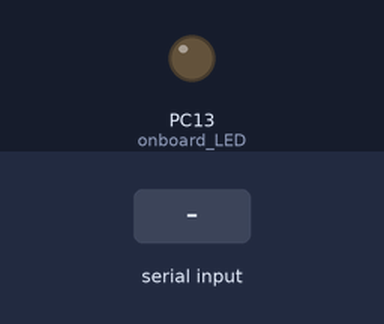
The sketch below on a simulated STM32 Black Pill. Parts: output pins drawn as LEDs (lit = HIGH). The inputs (shaded band) are chosen by the test bench. What the sketch prints to the serial monitor is not drawn.

Above: at 1.2 s.
1.3 s: "1" received over the second serial link
At 2.3 s:
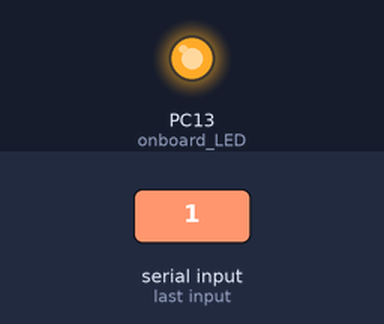
2.8 s: "0" received over the second serial link
At 3.5 s:
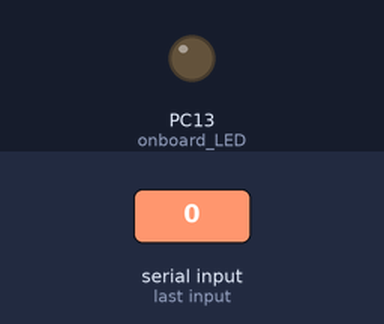
4.3 s: "2" received over the second serial link
At 4.6 s:
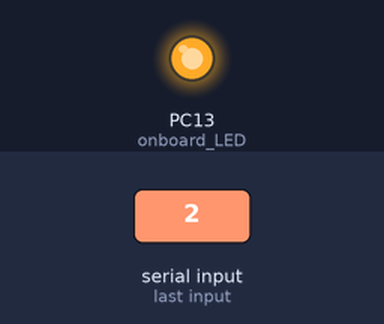
Timing chart, 0 to 7.3 s (numbered marks = the images above; inputs shaded):
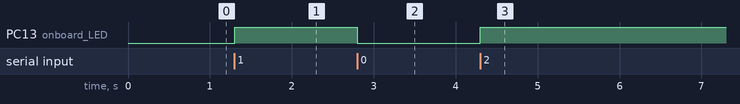

Measured:
- after the input at 1.3 s, PC13 (onboard_LED): LOW → HIGH at once
- after the input at 2.8 s, PC13 (onboard_LED): HIGH → LOW at once
- after the input at 4.3 s, PC13 (onboard_LED): LOW → HIGH at once

The sketch:

ping_usb_bridge.ino
```cpp
// USB CDC <-> USART1 bridge for a uAvionix pingRX Pro on a Black Pill F401.
// Ping TX -> PA10 (USART1 RX), Ping RX <- PA9 (USART1 TX), 57600 8N1.
// Build: Generic STM32F4 / BlackPill F401CC, usb=CDCgen, xserial=none.

Uart Ping(PA10, PA9);  // rx, tx

void setup() {
  Serial.begin(115200);  // USB CDC; host baud is ignored
  Ping.begin(57600);
  pinMode(PC13, OUTPUT);  // onboard LED, toggles on Ping traffic
}

void loop() {
  uint8_t buf[64];
  int n = Ping.available();
  if (n > 0) {
    n = Ping.readBytes(buf, min(n, (int)sizeof(buf)));
    Serial.write(buf, n);
    digitalToggle(PC13);
  }
  n = Serial.available();
  if (n > 0) {
    n = Serial.readBytes(buf, min(n, (int)sizeof(buf)));
    Ping.write(buf, n);
  }
}
```
